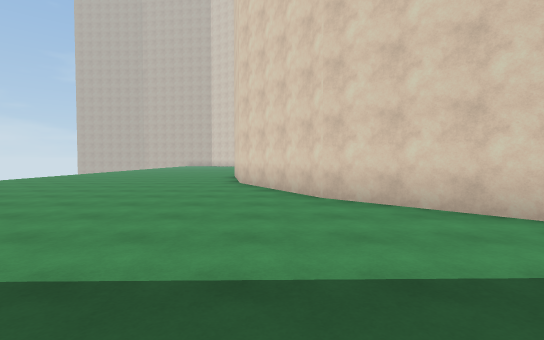
[1] (above)

16 first-person views from a walk through a 3-D level made in the Unity game engine. The camera is 1.4 m above the floor, tilts 2° down and sees 85° across. The floor is counted in squares, 2 m on a side. Each view is taken from the middle of a square. On the plan, view 1 faces up. The plan holds only what a view shows up to about 10 squares ahead; the rest is blank. The place goes on beyond the plan. The player character is not drawn.

[2]
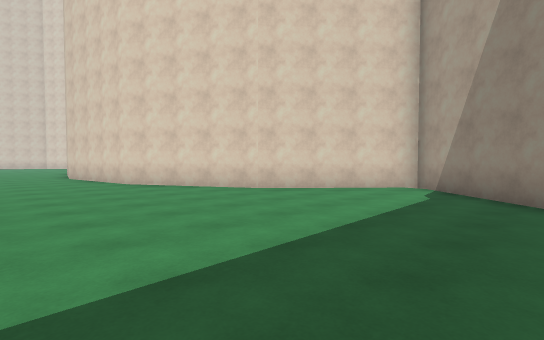

[3]
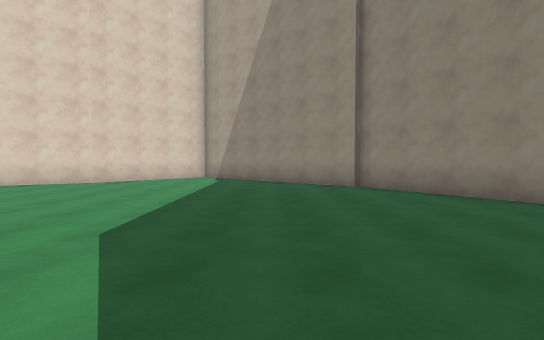

[4]
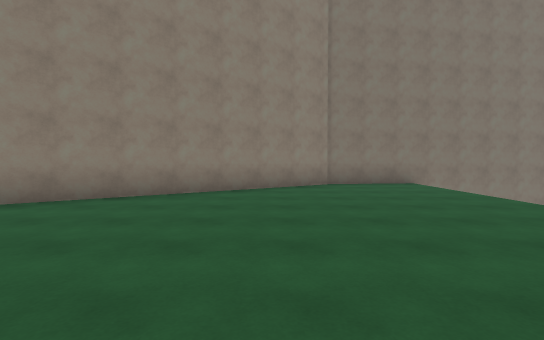

[5]
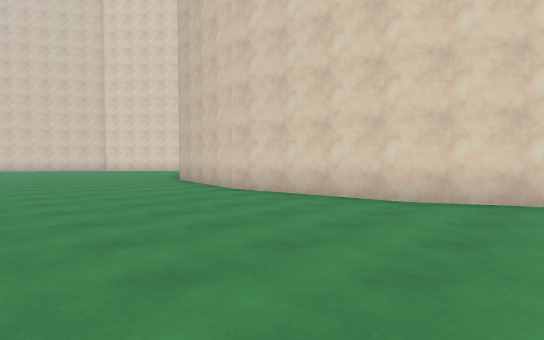

[6]
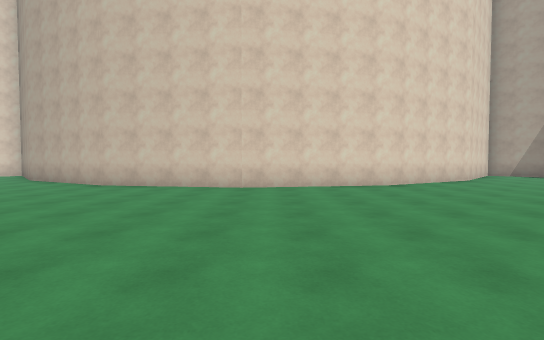

[7]
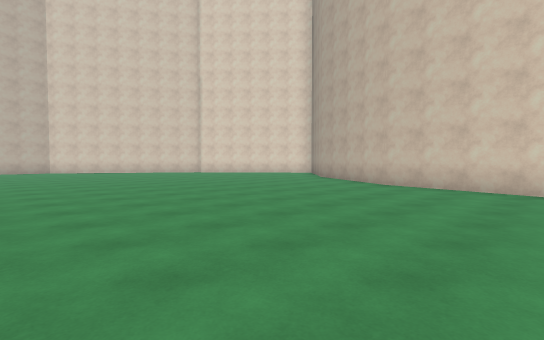

[8]
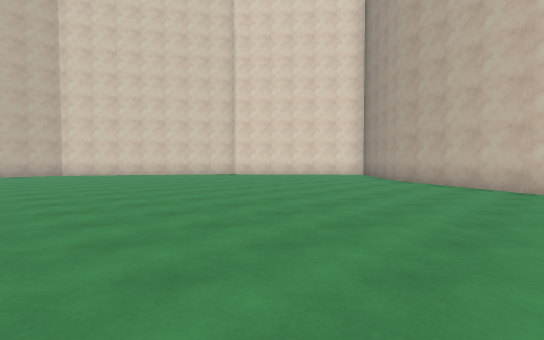

[9]
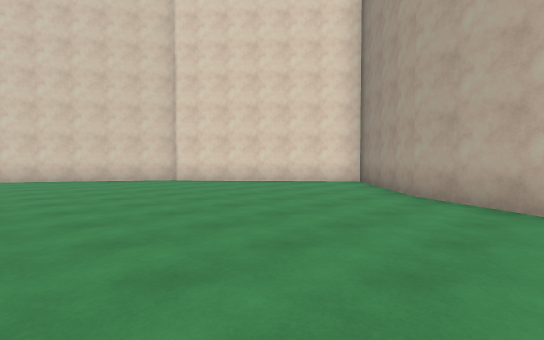

[10]
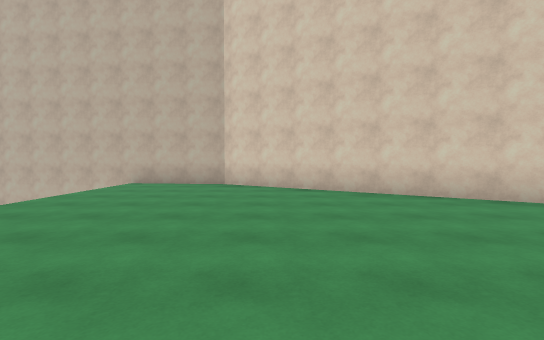

[11]
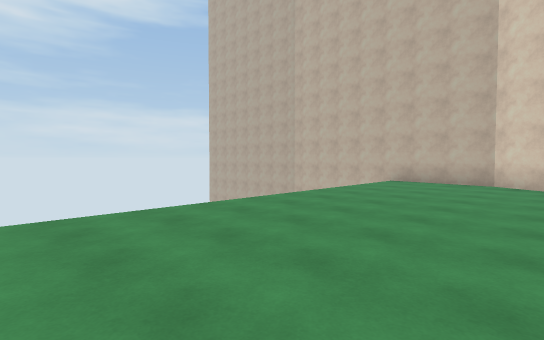

[12]
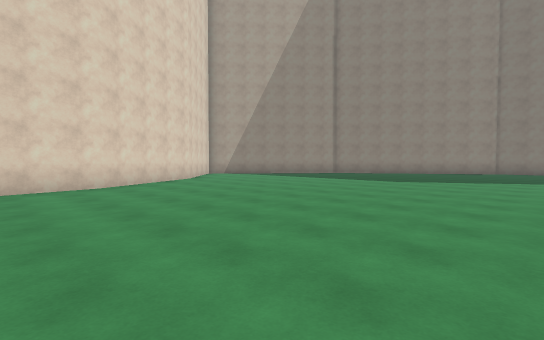

[13]
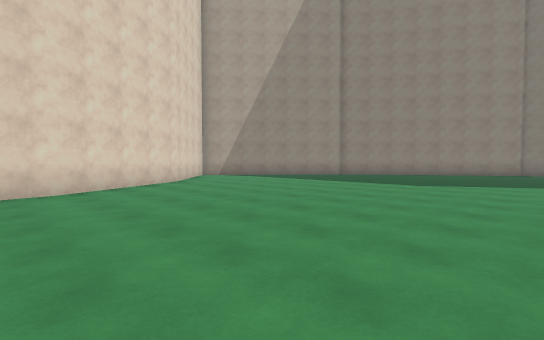

[14]
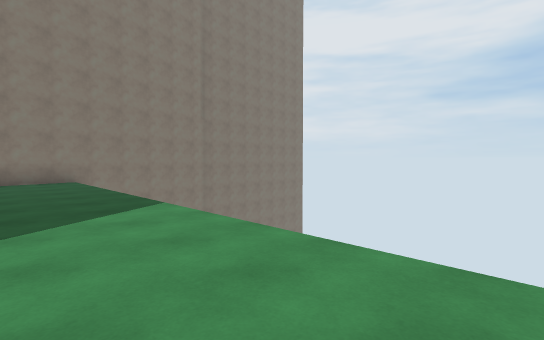

[15]
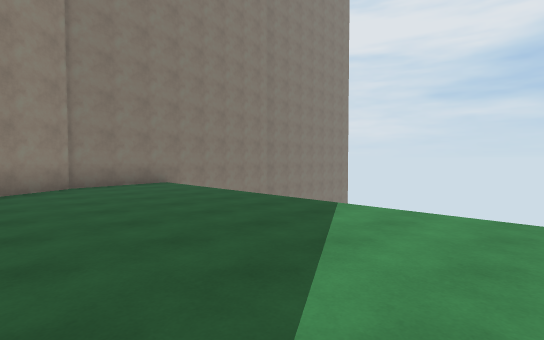

[16]
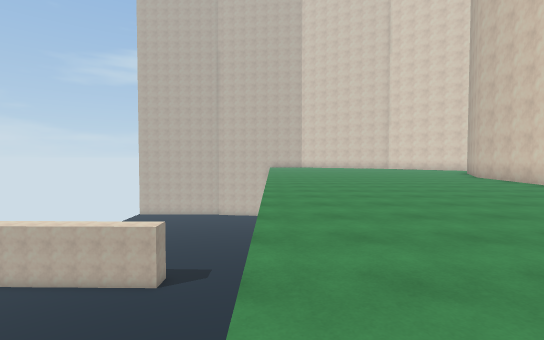

### Floor plan
Points are (right, up) in squares from view 1. A wall is a line through its corners. A room is listed if a view was taken in it or the views show most of it. See-through windows are left out.
Room 1 (views 1, 2, 3, 4, 5, 6, 7, 8, 9, 10, 11, 12, 13, 14, 15, 16)
walls: (-0.4, 27.6) (-6.3, 31.4) (-12.5, 32.2); (-0.4, -2.2) (3.8, 2.7) (0.9, 5.4) (-1, 8.9) (-1.6, 12.7) (-1, 16.6) (0.9, 20.1) (3.7, 22.7) (-0.3, 27.3); (-12.5, -7.2) (-6.7, -6.5) (-0.2, -2.2)

Where each view was taken, in squares from view 1:
view 1: 0 up, 0 right, facing up
view 2: 0 up, 4 left, facing up-right
view 3: 0 up, 8 left, facing right
view 4: 2 up, 5 left, facing down
view 5: 7 up, 6 left, facing up-right
view 6: 12 up, 9 left, facing right
view 7: 13 up, 9 left, facing up-right
view 8: 16 up, 9 left, facing up-right
view 9: 18 up, 5 left, facing up-right
view 10: 23 up, 5 left, facing up
view 11: 22 up, 5 left, facing up-left
view 12: 11 up, 9 left, facing down-right
view 13: 10 up, 8 left, facing down-right
view 14: 4 up, 7 left, facing down-left
view 15: 2 up, 5 left, facing down-left
view 16: 5 up, 9 left, facing up
